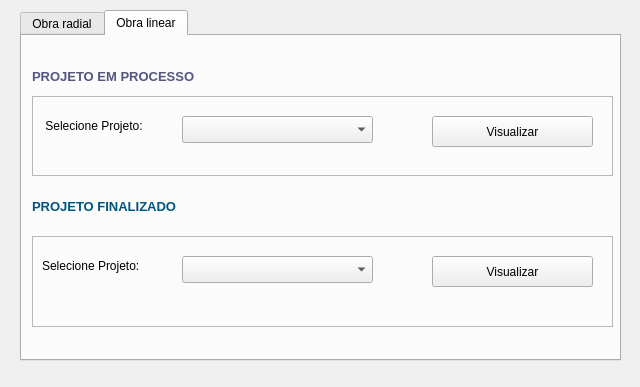
<?xml version="1.0" encoding="UTF-8"?>
<ui version="4.0">
 <class>Visualizar</class>
 <widget class="QDialog" name="Visualizar">
  <property name="geometry">
   <rect>
    <x>0</x>
    <y>0</y>
    <width>640</width>
    <height>387</height>
   </rect>
  </property>
  <property name="windowTitle">
   <string>Visualizar projeto</string>
  </property>
  <property name="windowOpacity">
   <double>7.000000000000000</double>
  </property>
  <widget class="QTabWidget" name="area">
   <property name="geometry">
    <rect>
     <x>20</x>
     <y>10</y>
     <width>601</width>
     <height>351</height>
    </rect>
   </property>
   <property name="currentIndex">
    <number>1</number>
   </property>
   <widget class="QWidget" name="widget">
    <attribute name="title">
     <string>Obra radial</string>
    </attribute>
    <widget class="QPushButton" name="Button_add_lo_r_2">
     <property name="geometry">
      <rect>
       <x>550</x>
       <y>570</y>
       <width>161</width>
       <height>27</height>
      </rect>
     </property>
     <property name="text">
      <string>Adicionar</string>
     </property>
    </widget>
    <widget class="QLabel" name="label_17">
     <property name="geometry">
      <rect>
       <x>10</x>
       <y>30</y>
       <width>311</width>
       <height>21</height>
      </rect>
     </property>
     <property name="text">
      <string>&lt;html&gt;&lt;head/&gt;&lt;body&gt;&lt;p&gt;&lt;span style=&quot; font-size:10pt; font-weight:600; color:#55557f;&quot;&gt;PROJETO EM PROCESSO&lt;/span&gt;&lt;/p&gt;&lt;/body&gt;&lt;/html&gt;</string>
     </property>
    </widget>
    <widget class="QFrame" name="frame_3">
     <property name="geometry">
      <rect>
       <x>10</x>
       <y>60</y>
       <width>581</width>
       <height>80</height>
      </rect>
     </property>
     <property name="frameShape">
      <enum>QFrame::StyledPanel</enum>
     </property>
     <property name="frameShadow">
      <enum>QFrame::Raised</enum>
     </property>
     <widget class="QComboBox" name="Cbx_show_r">
      <property name="geometry">
       <rect>
        <x>150</x>
        <y>20</y>
        <width>191</width>
        <height>27</height>
       </rect>
      </property>
     </widget>
     <widget class="QLabel" name="label_7">
      <property name="geometry">
       <rect>
        <x>10</x>
        <y>20</y>
        <width>131</width>
        <height>20</height>
       </rect>
      </property>
      <property name="text">
       <string> Selecione Projeto:</string>
      </property>
     </widget>
     <widget class="QPushButton" name="Button_show_proc_r">
      <property name="geometry">
       <rect>
        <x>400</x>
        <y>20</y>
        <width>161</width>
        <height>31</height>
       </rect>
      </property>
      <property name="text">
       <string>Visualizar</string>
      </property>
     </widget>
    </widget>
    <widget class="QLabel" name="label_25">
     <property name="geometry">
      <rect>
       <x>10</x>
       <y>160</y>
       <width>311</width>
       <height>21</height>
      </rect>
     </property>
     <property name="text">
      <string>&lt;html&gt;&lt;head/&gt;&lt;body&gt;&lt;p&gt;&lt;span style=&quot; font-size:10pt; font-weight:600; color:#00557f;&quot;&gt;PROJETO FINALIZADO&lt;/span&gt;&lt;/p&gt;&lt;/body&gt;&lt;/html&gt;</string>
     </property>
    </widget>
    <widget class="QFrame" name="frame_7">
     <property name="geometry">
      <rect>
       <x>10</x>
       <y>200</y>
       <width>581</width>
       <height>91</height>
      </rect>
     </property>
     <property name="frameShape">
      <enum>QFrame::StyledPanel</enum>
     </property>
     <property name="frameShadow">
      <enum>QFrame::Raised</enum>
     </property>
     <widget class="QComboBox" name="Cbx_show_fim_r">
      <property name="geometry">
       <rect>
        <x>150</x>
        <y>20</y>
        <width>191</width>
        <height>27</height>
       </rect>
      </property>
     </widget>
     <widget class="QLabel" name="label_8">
      <property name="geometry">
       <rect>
        <x>10</x>
        <y>20</y>
        <width>121</width>
        <height>20</height>
       </rect>
      </property>
      <property name="text">
       <string>Selecione Projeto:</string>
      </property>
     </widget>
     <widget class="QPushButton" name="Button_show_fim_r">
      <property name="geometry">
       <rect>
        <x>400</x>
        <y>20</y>
        <width>161</width>
        <height>31</height>
       </rect>
      </property>
      <property name="text">
       <string>Visualizar</string>
      </property>
     </widget>
    </widget>
   </widget>
   <widget class="QWidget" name="tab_2">
    <attribute name="title">
     <string>Obra linear</string>
    </attribute>
    <widget class="QLabel" name="label_18">
     <property name="geometry">
      <rect>
       <x>10</x>
       <y>30</y>
       <width>311</width>
       <height>21</height>
      </rect>
     </property>
     <property name="text">
      <string>&lt;html&gt;&lt;head/&gt;&lt;body&gt;&lt;p&gt;&lt;span style=&quot; font-size:10pt; font-weight:600; color:#55557f;&quot;&gt;PROJETO EM PROCESSO&lt;/span&gt;&lt;/p&gt;&lt;/body&gt;&lt;/html&gt;</string>
     </property>
    </widget>
    <widget class="QFrame" name="frame_8">
     <property name="geometry">
      <rect>
       <x>10</x>
       <y>200</y>
       <width>581</width>
       <height>91</height>
      </rect>
     </property>
     <property name="frameShape">
      <enum>QFrame::StyledPanel</enum>
     </property>
     <property name="frameShadow">
      <enum>QFrame::Raised</enum>
     </property>
     <widget class="QComboBox" name="Cbx_show_fim_l">
      <property name="geometry">
       <rect>
        <x>150</x>
        <y>20</y>
        <width>191</width>
        <height>27</height>
       </rect>
      </property>
     </widget>
     <widget class="QLabel" name="label_9">
      <property name="geometry">
       <rect>
        <x>10</x>
        <y>20</y>
        <width>121</width>
        <height>20</height>
       </rect>
      </property>
      <property name="text">
       <string>Selecione Projeto:</string>
      </property>
     </widget>
     <widget class="QPushButton" name="Button_show_fim_l">
      <property name="geometry">
       <rect>
        <x>400</x>
        <y>20</y>
        <width>161</width>
        <height>31</height>
       </rect>
      </property>
      <property name="text">
       <string>Visualizar</string>
      </property>
     </widget>
    </widget>
    <widget class="QLabel" name="label_26">
     <property name="geometry">
      <rect>
       <x>10</x>
       <y>160</y>
       <width>311</width>
       <height>21</height>
      </rect>
     </property>
     <property name="text">
      <string>&lt;html&gt;&lt;head/&gt;&lt;body&gt;&lt;p&gt;&lt;span style=&quot; font-size:10pt; font-weight:600; color:#00557f;&quot;&gt;PROJETO FINALIZADO&lt;/span&gt;&lt;/p&gt;&lt;/body&gt;&lt;/html&gt;</string>
     </property>
    </widget>
    <widget class="QFrame" name="frame_4">
     <property name="geometry">
      <rect>
       <x>10</x>
       <y>60</y>
       <width>581</width>
       <height>80</height>
      </rect>
     </property>
     <property name="frameShape">
      <enum>QFrame::StyledPanel</enum>
     </property>
     <property name="frameShadow">
      <enum>QFrame::Raised</enum>
     </property>
     <widget class="QComboBox" name="Cbx_show_l">
      <property name="geometry">
       <rect>
        <x>150</x>
        <y>20</y>
        <width>191</width>
        <height>27</height>
       </rect>
      </property>
     </widget>
     <widget class="QLabel" name="label_10">
      <property name="geometry">
       <rect>
        <x>10</x>
        <y>20</y>
        <width>131</width>
        <height>20</height>
       </rect>
      </property>
      <property name="text">
       <string> Selecione Projeto:</string>
      </property>
     </widget>
     <widget class="QPushButton" name="Button_show_proc_l">
      <property name="geometry">
       <rect>
        <x>400</x>
        <y>20</y>
        <width>161</width>
        <height>31</height>
       </rect>
      </property>
      <property name="text">
       <string>Visualizar</string>
      </property>
     </widget>
    </widget>
   </widget>
  </widget>
 </widget>
 <resources/>
 <connections/>
</ui>
